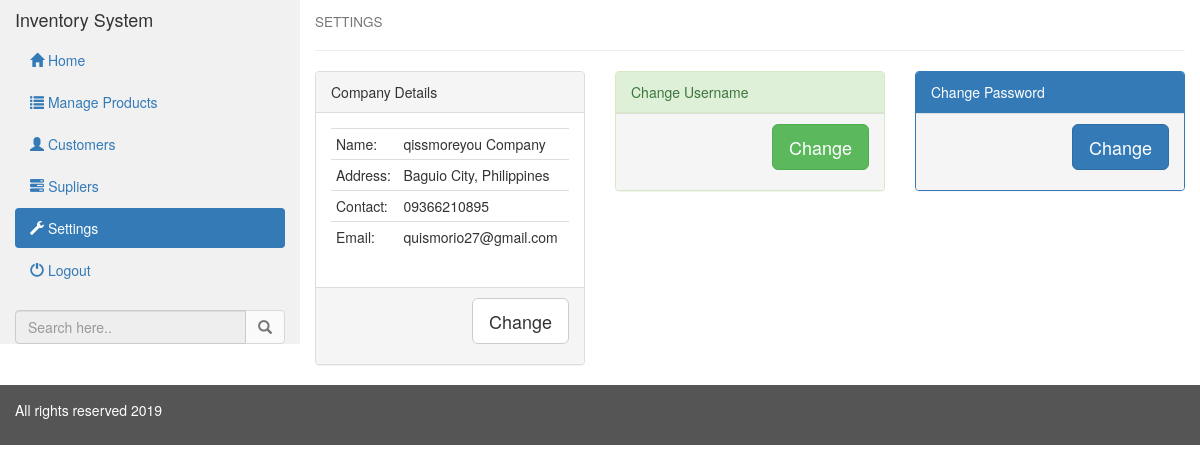
Page /admin/Settings/index.php on the committed database.
### tables this page shows
CREATE TABLE `comapny` (
  `id` int(11) NOT NULL,
  `name` varchar(250) NOT NULL,
  `address` varchar(250) NOT NULL,
  `contact` varchar(20) NOT NULL,
  `emailadd` varchar(50) NOT NULL,
  `logo` varchar(1000) NOT NULL
);

### admin/Settings/index.php (the view, shortened to what this page needs)
<!DOCTYPE html>
<html lang="en">
<?php
 include('../../exe/database.php');
 ?>
<head>
  <link rel="stylesheet" href="http://maxcdn.bootstrapcdn.com/bootstrap/3.3.6/css/bootstrap.min.css">
</head>
<body>
<div class="container-fluid">
  <div class="row content">
    <div class="col-sm-3 sidenav">
      <h4>Inventory System</h4>
      <ul class="nav nav-pills nav-stacked">
        <li><a href="../"><span class="glyphicon glyphicon-home"></span> Home</a></li>
        <li><a href="../Products"><span class="glyphicon glyphicon-list"></span> Manage Products</a></li>
        <li><a href="../Customers"><span class="glyphicon glyphicon-user"></span> Customers</a></li>
        <li><a href="../Suppliers"><span class="glyphicon glyphicon-tasks"></span> Supliers</a></li>
      	<li class="active"><a href="#Settings"><span class="glyphicon glyphicon-wrench"></span> Settings</a></li>
        <li><a href="../Logout"><span class="glyphicon glyphicon-off"></span> Logout</a></li>
      </ul><br>
      <div class="input-group">
        <input type="text" class="form-control" placeholder="Search here.." disabled="disabled" title="Nothing to search here">
        <span class="input-group-btn">
          <button class="btn btn-default" type="button" disabled="disabled" title="Nothing to search here">
            <span class="glyphicon glyphicon-search"></span>
          </button>
        </span>
      </div>
    </div>
    <div class="col-sm-9">
      <h4><small>SETTINGS</small></h4>
      <hr>
  <div class="row">
    <div class="col-lg-4">
                <div class="panel panel-default">
                  <div class="panel-heading">Company Details</div>
                  <div class="panel-body">
                    <?php
                        $company = mysqli_query($con,"SELECT * FROM `comapny`");
                        $com = mysqli_fetch_assoc($company);
                     ?>
                     <table class="table table-condensed">
                     <tr>
                       <td>Name:</td>
                       <td>
                         <?php echo $com['name']; ?>
                       </td>
                     </tr>
                     <tr>
                       <td>Address:</td>
                       <td>
                         <?php echo $com['address']; ?>
                       </td>
                     </tr>
                     <tr>
                       <td>Contact:</td>
                       <td>
                         <?php echo $com['contact']; ?>
                       </td>
                     </tr>
                     <tr>
                       <td>Email:</td>
                       <td>
                         <?php echo $com['emailadd']; ?>
                       </td>
                     </tr>
                     </table>
                  </div>
                  <div class="panel-footer"><p class="text-right"><a href="#" data-page="company" class="btn btn-default btn-lg">Change</a></p></div>
                </div>
    </div>
    <div class="col-lg-4">
                <div class="panel panel-success">
                  <div class="panel-heading">Change Username</div>
                  <div class="panel-footer"><p class="text-right"><a href="#" data-page="changeusername" class="btn btn-success btn-lg">Change</a></p></div>
                </div>
    </div>
     <div class="col-lg-4">
                <div class="panel panel-primary">
                  <div class="panel-heading">Change Password</div>
                  <div class="panel-footer"><p class="text-right"><a href="#" data-page="changepassword" class="btn btn-primary btn-lg">Change</a></p></div>
                </div>
    </div>
  </div>
  </div>
    </div>
  </div>
<footer class="container-fluid">
  <p><?php include('../../exe/footer.php'); ?></p>
</footer>
</body>
</html>

### admin/Settings/index.php (style rules this page uses)
.row.content { height: auto; }
.sidenav { background-color: #f1f1f1; height: 100%; }
footer { position:relative; bottom:0px; width: 100%; background-color: #555; color: white; padding: 15px; }

### rows in the picture
comapny: name "qissmoreyou Company", address "Baguio City, Philippines", contact "09366210895", emailadd "quismorio27@gmail.com"
